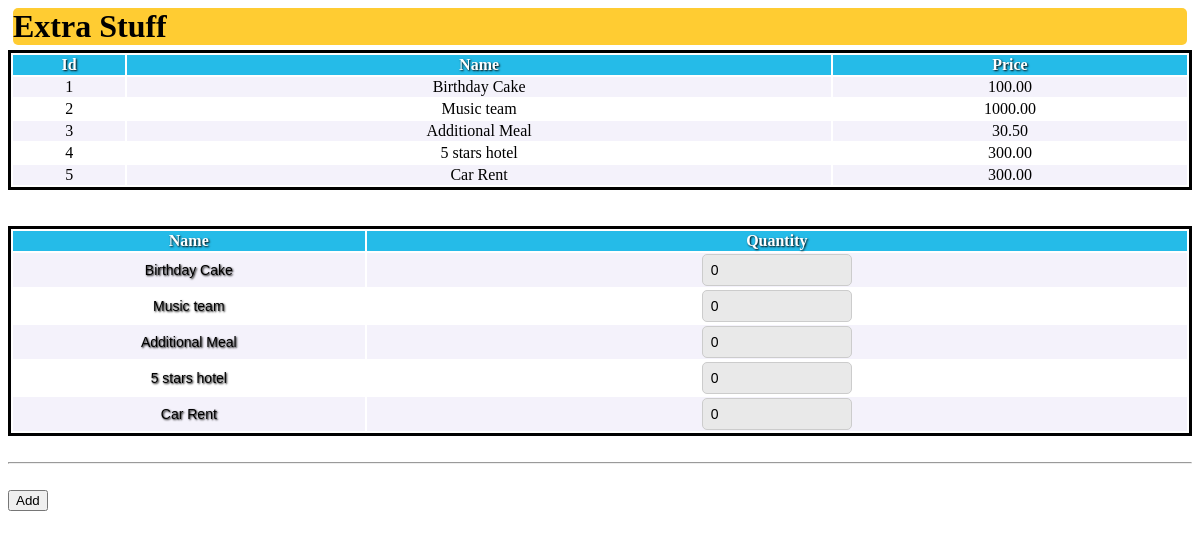
/exstrastuff.php, run on the app's committed database.
### tables this page shows
CREATE TABLE IF NOT EXISTS `extrastuff` (
  `id` int(11) NOT NULL AUTO_INCREMENT,
  `name` varchar(255) DEFAULT NULL,
  `price` decimal(6,2) DEFAULT NULL,
  PRIMARY KEY (`id`)
);

### exstrastuff.php (the view, shortened to what this page needs)
<html>
<head>
</head>
<body>
<h1 class='h1'>Extra Stuff</h1>
<?php
include('init.php');
$query=
"SELECT * FROM `extrastuff`;";
$result=mysql_query($query,$dbcon) or die("<h3 style='color:red;'>error getting data</h3>");
echo "<table>";
echo "<tr><th>Id</th><th>Name</th><th>Price</th></tr>";
while($row=mysql_fetch_array($result,MYSQL_ASSOC))
{
echo "<tr><td>";
echo $row['id'];
echo "</td><td>";
echo $row['name'];
echo "</td><td>";
echo $row['price'];
echo "</td></tr>";
}
echo "</table><br/><br/>";
echo "<form method='post' action='mainpage.php?main=picnic'>";
echo "<table>";
$result=mysql_query($query,$dbcon) or die("<h3 style='color:red;'>error getting data</h3>");
echo "<tr><th>Name</th><th>Quantity</th></tr>";
while($row=mysql_fetch_array($result,MYSQL_ASSOC))
{
echo "<tr>";
echo   "<td width=30%><label class='txtLabel' >".$row['name']."</label>";
echo "</td><td>";
echo "<input class='numInput' type='text' name='quantity[]' value='0' />";
echo "</td></tr>";
}
echo "</table>";
echo "<br/><hr/><br/>";
echo "<input type='submit' value='Add'/>";
echo "</form>";
?>
</body>
</html>

### exstrastuff.php (style rules this page uses)
.h1 { font-family:cursive; border-radius:5px 5px 5px 5px; background:#ffcc32; margin:5px 5px 5px 5px; }
table { width: 100%; border: 3px black solid; text-align:center; }
tr:nth-of-type(odd) { background-color: #fff; }
tr:nth-of-type(even) { background-color: #F4F2FB;text-align:center; }
th { background-color: #25BBE8; color:#FFFFFF; text-shadow:1px 1px 2px #000; font:18px cursive bold ; text-align:center; }
.numInput { width:150px; font-family:Arial, Helvetica, sans-serif; font-size:14px; padding:7px 8px; margin:0; display:inline; border-radius:5px 5px 5px 5px; background:#E9E9E9; border:1px solid #CCC; }
.txtLabel { text-shadow:1px 1px 2px #000; width:150px; font-family:Arial, Helvetica, sans-serif; font-size:14px; display:inline; }

### data on the page
extrastuff: id "1", name "Birthday Cake", price "100.00"
extrastuff: id "2", name "Music team", price "1000.00"
extrastuff: id "3", name "Additional Meal", price "30.50"
extrastuff: id "4", name "5 stars hotel", price "300.00"
extrastuff: id "5", name "Car Rent", price "300.00"
